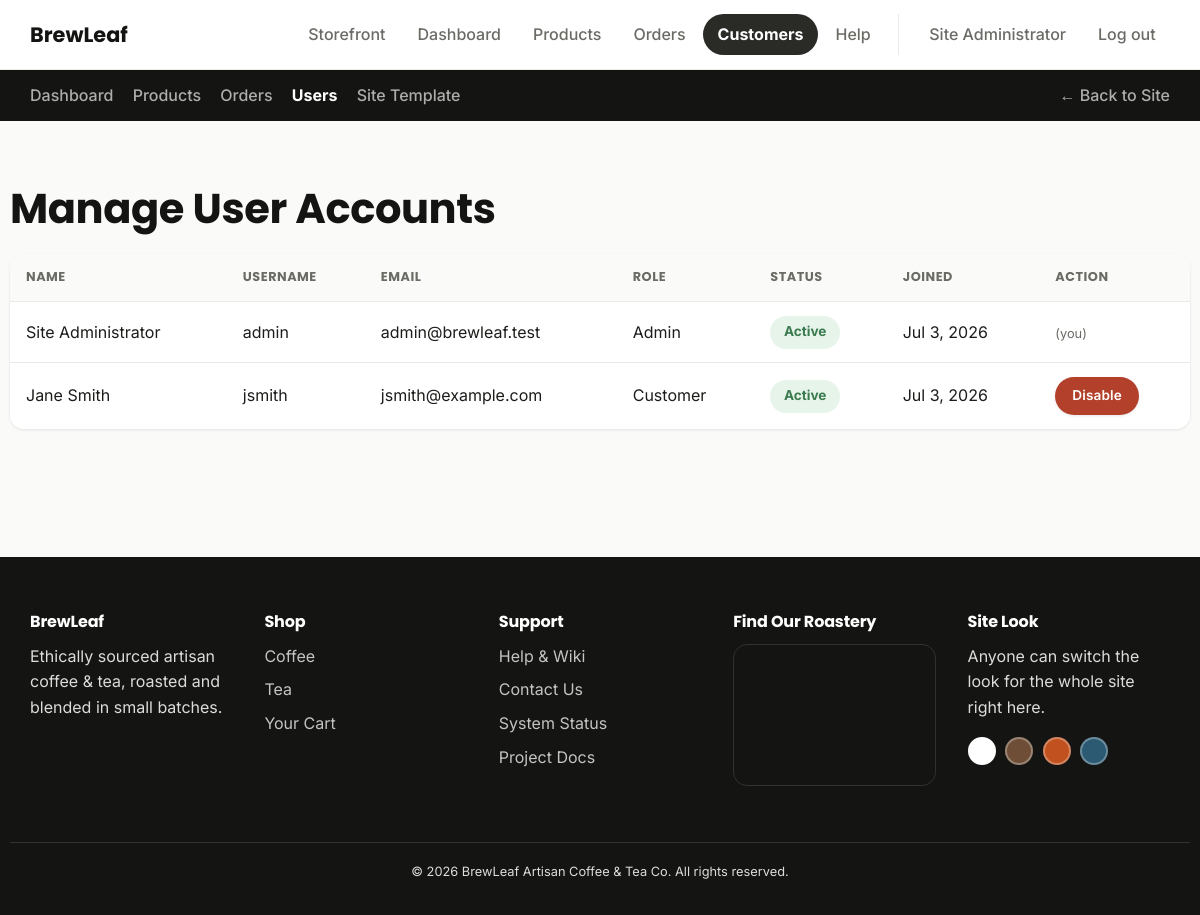
Before: /admin/users.php (signed in) with the older database file.
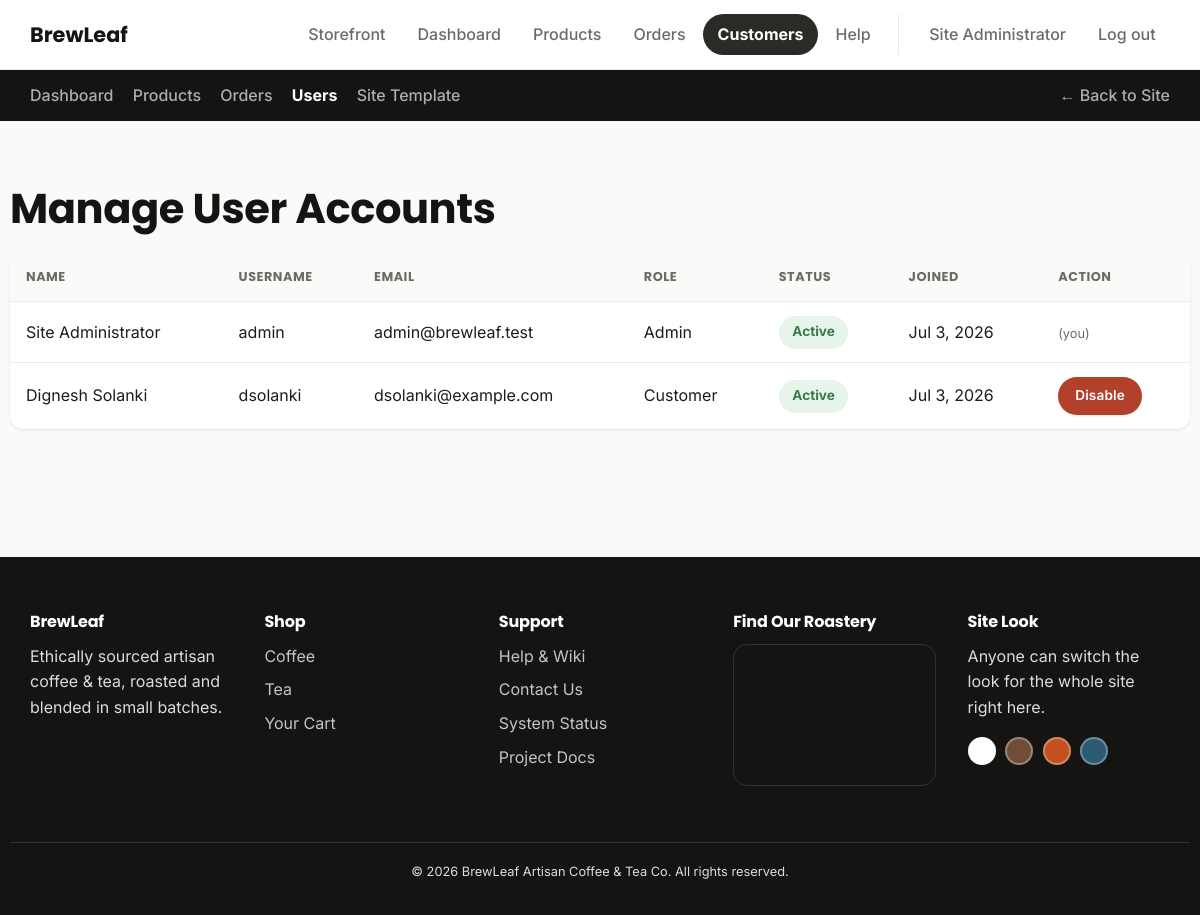
After: the same page with the newer database file.
### tables this page shows
CREATE TABLE users (
    id              INT UNSIGNED AUTO_INCREMENT PRIMARY KEY,
    username        VARCHAR(50)  NOT NULL UNIQUE,
    email           VARCHAR(120) NOT NULL UNIQUE,
    password_hash   VARCHAR(255) NOT NULL,
    full_name       VARCHAR(120) NOT NULL,
    role            ENUM('customer','admin') NOT NULL DEFAULT 'customer',
    status          ENUM('active','disabled') NOT NULL DEFAULT 'active',
    created_at      TIMESTAMP NOT NULL DEFAULT CURRENT_TIMESTAMP
);

CREATE TABLE site_settings (
    setting_key     VARCHAR(60) PRIMARY KEY,
    setting_value   VARCHAR(255) NOT NULL
);

### includes/functions.php (called while the page is built, shortened)
<?php
function h(?string $value): string
{
    return htmlspecialchars($value ?? '', ENT_QUOTES, 'UTF-8');
}
function get_active_theme(mysqli $conn): string
{
    $result = $conn->query("SELECT setting_value FROM site_settings WHERE setting_key = 'active_theme' LIMIT 1");
    $row = $result ? $result->fetch_assoc() : null;
    $theme = $row['setting_value'] ?? 'white';
    return in_array($theme, ['regular', 'autumn', 'winter', 'white'], true) ? $theme : 'white';
}

### includes/auth.php (called while the page is built, shortened)
<?php
function is_logged_in(): bool
{
    return !empty($_SESSION['user_id']);
}
function is_admin(): bool
{
    return is_logged_in() && ($_SESSION['role'] ?? '') === 'admin';
}

### admin/users.php (the view, shortened to what this page needs)
<?php
require_once __DIR__ . '/../config/db.php';
require_once __DIR__ . '/../includes/auth.php';
require_once __DIR__ . '/../includes/functions.php';
$users = $conn->query('SELECT id, username, email, full_name, role, status, created_at FROM users ORDER BY created_at DESC');
require_once __DIR__ . '/../includes/header.php';
$adminActive = 'users';
require_once __DIR__ . '/../includes/admin-nav.php';
?>
<section class="section container">
  <h1>Manage User Accounts</h1>
  <div class="table-scroll">
    <table>
      <thead><tr><th>Name</th><th>Username</th><th>Email</th><th>Role</th><th>Status</th><th>Joined</th><th>Action</th></tr></thead>
      <tbody>
        <?php while ($u = $users->fetch_assoc()): ?>
          <tr>
            <td><?= h($u['full_name']) ?></td>
            <td><?= h($u['username']) ?></td>
            <td><?= h($u['email']) ?></td>
            <td><?= h(ucfirst($u['role'])) ?></td>
            <td><span class="status-pill status-<?= $u['status'] === 'active' ? 'online' : 'offline' ?>"><?= h(ucfirst($u['status'])) ?></span></td>
            <td><?= h(date('M j, Y', strtotime($u['created_at']))) ?></td>
            <td>
              <?php if ((int) $u['id'] !== (int) $_SESSION['user_id']): ?>
                <form method="post" action="users.php">
                  <button type="submit" class="btn btn-sm <?= $u['status'] === 'active' ? 'btn-danger' : '' ?>">
                    <?= $u['status'] === 'active' ? 'Disable' : 'Enable' ?>
                  </button>
                </form>
              <?php else: ?>
                <span class="form-hint">(you)</span>
              <?php endif; ?>
            </td>
          </tr>
        <?php endwhile; ?>
      </tbody>
    </table>
  </div>
</section>
<?php require_once __DIR__ . '/../includes/footer.php'; ?>

### includes/header.php (shortened to what this page needs)
<?php
$activeTheme     = get_active_theme($conn);
$navScript   = basename($_SERVER['SCRIPT_NAME']);
$helpArticle = 'index.html';
if (str_contains($_SERVER['SCRIPT_NAME'], '/admin/')) {
    $helpArticle = 'admin-guide.php';
} elseif (in_array($navScript, ['cart.php', 'checkout.php'], true)) {
    $helpArticle = 'ordering-and-checkout.html';
} elseif ($navScript === 'profile.php') {
    $helpArticle = 'managing-account.html';
} elseif (in_array($navScript, ['login.php', 'register.php', 'products.php', 'product.php'], true)) {
    $helpArticle = 'getting-started.html';
}
$contextHelpUrl = SITE_BASE_URL . '/help/' . $helpArticle;
?>
<!DOCTYPE html>
<html lang="en">
<head>
<link rel="stylesheet" href="<?= h(SITE_BASE_URL) ?>/assets/css/variables.css">
<link rel="stylesheet" href="<?= h(SITE_BASE_URL) ?>/assets/css/theme-<?= h($activeTheme) ?>.css">
<link rel="stylesheet" href="<?= h(SITE_BASE_URL) ?>/assets/css/base.css">
<link rel="stylesheet" href="<?= h(SITE_BASE_URL) ?>/assets/css/buttons.css">
<link rel="stylesheet" href="<?= h(SITE_BASE_URL) ?>/assets/css/forms.css">
<link rel="stylesheet" href="<?= h(SITE_BASE_URL) ?>/assets/css/header.css">
<link rel="stylesheet" href="<?= h(SITE_BASE_URL) ?>/assets/css/footer.css">
<link rel="stylesheet" href="<?= h(SITE_BASE_URL) ?>/assets/css/hero.css">
<link rel="stylesheet" href="<?= h(SITE_BASE_URL) ?>/assets/css/sections.css">
<link rel="stylesheet" href="<?= h(SITE_BASE_URL) ?>/assets/css/product-card.css">
<link rel="stylesheet" href="<?= h(SITE_BASE_URL) ?>/assets/css/tabs.css">
<link rel="stylesheet" href="<?= h(SITE_BASE_URL) ?>/assets/css/tables.css">
<link rel="stylesheet" href="<?= h(SITE_BASE_URL) ?>/assets/css/dashboard.css">
<link rel="stylesheet" href="<?= h(SITE_BASE_URL) ?>/assets/css/admin.css">
<link rel="stylesheet" href="<?= h(SITE_BASE_URL) ?>/assets/css/utilities.css">
</head>
<body class="theme-<?= h($activeTheme) ?>">
<header class="site-header">
  <div class="container header-inner">
    <a class="logo" href="<?= h(SITE_BASE_URL) ?>/index.php">BrewLeaf</a>
    <?php if (is_admin()): ?>
      <nav class="primary-nav" id="primaryNav" aria-label="Primary">
        <ul>
          <li><a href="<?= h(SITE_BASE_URL) ?>/index.php" class="<?= $navScript === 'index.php' ? 'active' : '' ?>">Storefront</a></li>
          <li><a href="<?= h(SITE_BASE_URL) ?>/admin/dashboard.php" class="<?= $navScript === 'dashboard.php' ? 'active' : '' ?>">Dashboard</a></li>
          <li><a href="<?= h(SITE_BASE_URL) ?>/admin/products.php" class="<?= $navScript === 'products.php' && str_contains($_SERVER['SCRIPT_NAME'], '/admin/') ? 'active' : '' ?>">Products</a></li>
          <li><a href="<?= h(SITE_BASE_URL) ?>/admin/orders.php" class="<?= $navScript === 'orders.php' ? 'active' : '' ?>">Orders</a></li>
          <li><a href="<?= h(SITE_BASE_URL) ?>/admin/users.php" class="<?= $navScript === 'users.php' ? 'active' : '' ?>">Customers</a></li>
          <li><a href="<?= h($contextHelpUrl) ?>">Help</a></li>
        </ul>
        <ul class="nav-utility">
          <li><a href="<?= h(SITE_BASE_URL) ?>/profile.php"><?= h($_SESSION['full_name']) ?></a></li>
          <li><a href="<?= h(SITE_BASE_URL) ?>/logout.php">Log out</a></li>
        </ul>
      </nav>
    <?php endif; ?>
  </div>
</header>
<main id="main-content">

### includes/admin-nav.php
<?php
$adminActive = $adminActive ?? '';
$adminLinks = [
    'dashboard' => ['label' => 'Dashboard',     'url' => SITE_BASE_URL . '/admin/dashboard.php'],
    'products'  => ['label' => 'Products',      'url' => SITE_BASE_URL . '/admin/products.php'],
    'orders'    => ['label' => 'Orders',        'url' => SITE_BASE_URL . '/admin/orders.php'],
    'users'     => ['label' => 'Users',         'url' => SITE_BASE_URL . '/admin/users.php'],
    'theme'     => ['label' => 'Site Template', 'url' => SITE_BASE_URL . '/admin/theme.php'],
];
?>
<div class="admin-bar">
  <nav class="container" aria-label="Admin section">
    <ul>
      <?php foreach ($adminLinks as $key => $link): ?>
        <li>
          <a href="<?= h($link['url']) ?>" class="<?= $adminActive === $key ? 'active' : '' ?>">
            <?= h($link['label']) ?>
          </a>
        </li>
      <?php endforeach; ?>
      <li class="admin-bar-back"><a href="<?= h(SITE_BASE_URL) ?>/index.php">&larr; Back to Site</a></li>
    </ul>
  </nav>
</div>

### includes/footer.php (shortened to what this page needs)
</main>
<footer class="site-footer">
  <div class="container footer-inner">
    <div class="footer-col">
      <h3>BrewLeaf</h3>
      <p>Ethically sourced artisan coffee &amp; tea, roasted and blended in small batches.</p>
    </div>
    <div class="footer-col">
      <h3>Shop</h3>
      <ul>
        <li><a href="<?= h(SITE_BASE_URL) ?>/products.php?category=coffee">Coffee</a></li>
        <li><a href="<?= h(SITE_BASE_URL) ?>/products.php?category=tea">Tea</a></li>
        <li><a href="<?= h(SITE_BASE_URL) ?>/cart.php">Your Cart</a></li>
      </ul>
    </div>
    <div class="footer-col">
      <h3>Support</h3>
      <ul>
        <li><a href="<?= h(SITE_BASE_URL) ?>/help/index.html">Help &amp; Wiki</a></li>
        <li><a href="<?= h(SITE_BASE_URL) ?>/contact.php">Contact Us</a></li>
        <li><a href="<?= h(SITE_BASE_URL) ?>/monitor.php">System Status</a></li>
        <li><a href="<?= h(SITE_BASE_URL) ?>/project-docs.html">Project Docs</a></li>
      </ul>
    </div>
    <div class="footer-col">
      <h3>Find Our Roastery</h3>
      <div class="footer-map">
        <iframe
          src="https://www.google.com/maps?q=<?= urlencode(BUSINESS_ADDRESS_LINE1 . ', ' . BUSINESS_ADDRESS_LINE2) ?>&output=embed"
          loading="lazy"
          title="Map showing the BrewLeaf roastery at <?= h(BUSINESS_ADDRESS_LINE1) ?>, <?= h(BUSINESS_ADDRESS_LINE2) ?>"
        ></iframe>
      </div>
    </div>
    <div class="footer-col">
      <h3>Site Look</h3>
      <p>Anyone can switch the look for the whole site right here.</p>
      <?php
      $themeDots = [
          'white'   => ['label' => 'Clean White',      'color' => '#ffffff'],
          'regular' => ['label' => 'Regular Roastery',  'color' => '#6f4e37'],
          'autumn'  => ['label' => 'Harvest (Autumn)',  'color' => '#c1521f'],
          'winter'  => ['label' => 'Frost (Winter)',    'color' => '#2b5a72'],
      ];
      ?>
      <form method="post" action="<?= h(SITE_BASE_URL) ?>/set-theme.php" class="theme-switcher">
        <?php foreach ($themeDots as $key => $dot): ?>
          <button
            type="submit"
            name="theme"
            value="<?= $key ?>"
            class="theme-dot <?= $activeTheme === $key ? 'active' : '' ?>"
            style="background:<?= $dot['color'] ?>;"
            title="<?= h($dot['label']) ?>"
            aria-label="Switch site to the <?= h($dot['label']) ?> theme"
          ></button>
        <?php endforeach; ?>
      </form>
    </div>
  </div>
  <div class="container footer-bottom">
    <p>&copy; <?= date('Y') ?> BrewLeaf Artisan Coffee &amp; Tea Co. All rights reserved.</p>
  </div>
</footer>
</body>
</html>

### assets/css/variables.css (style rules this page uses)
:root { --color-bg: #faf7f2; --color-surface: #ffffff; --color-text: #2b2320; --color-text-muted: #6b5f57; --color-primary: #6f4e37; --color-primary-dark: #4a3225; --color-accent: #c98a3b; --color-accent-dark: #966732; --color-border: #e7ddd2; --color-success: #3a7a4e; --color-success-bg: #e6f4ea; --color-success-border: #bfe3c9; --color-danger: #b3402a; --color-danger-bg: #fbe9e5; --color-danger-border: #f0c3b8; --font-heading: 'Poppins', 'Segoe UI', sans-serif; --font-body: 'Inter', 'Segoe UI', sans-serif; --radius-sm: 8px; --radius: 14px; --radius-lg: 22px; --shadow-sm: 0 1px 3px rgba(0, 0, 0, .1); --shadow-md: 0 10px 28px -8px rgba(0, 0, 0, .22); --shadow-lg: 0 24px 48px -12px rgba(0, 0, 0, .28); --transition: 180ms ease; --transition-slow: 320ms ease-out; }

### assets/css/theme-white.css (style rules this page uses)
:root { --color-bg: #fafaf8; --color-surface: #ffffff; --color-text: #1c1c1a; --color-text-muted: #6b6b66; --color-primary: #2a2a27; --color-primary-dark: #141412; --color-accent: #ffffff; --color-accent-dark: #6d4f2c; --color-border: #eaeae6; }

### assets/css/base.css (style rules this page uses)
*, *::before, *::after { box-sizing: border-box; }
html { scroll-behavior: smooth; }
html, body { margin: 0; padding: 0; }
a { color: inherit; text-decoration: none; }
ul { list-style: none; margin: 0; padding: 0; }
button { font: inherit; cursor: pointer; }
body { background: var(--color-bg); color: var(--color-text); font-family: var(--font-body); line-height: 1.6; -webkit-font-smoothing: antialiased; }
h1, h2, h3, h4 { font-family: var(--font-heading); color: var(--color-primary-dark); line-height: 1.15; letter-spacing: -.01em; margin: 0 0 .5em; }
h1 { font-size: 2.6rem; }
h3 { font-size: 1.2rem; }
p { margin: 0 0 1em; }
.container { width: 100%; max-width: 1180px; margin: 0 auto; padding: 0 1.25rem; }

### assets/css/buttons.css (style rules this page uses)
.btn { display: inline-flex; align-items: center; gap: .5rem; padding: .8rem 1.6rem; border-radius: 999px; border: 1px solid transparent; background: var(--color-primary-dark); color: #fff; font-weight: 600; letter-spacing: .01em; box-shadow: var(--shadow-sm); transition: transform var(--transition-slow), box-shadow var(--transition-slow), background var(--transition); }
.btn-danger { background: var(--color-danger); }
.btn-sm { padding: .45rem 1rem; font-size: .85rem; }

### assets/css/forms.css (style rules this page uses)
.form-hint { font-size: .8rem; color: var(--color-text-muted); margin-top: .25rem; }

### assets/css/header.css (style rules this page uses)
.site-header { background: var(--color-surface); border-bottom: 1px solid var(--color-border); box-shadow: var(--shadow-sm); position: sticky; top: 0; z-index: 100; }
.header-inner { display: flex; align-items: center; justify-content: space-between; padding: .85rem 1.25rem; gap: 1rem; }
.logo { font-family: var(--font-heading); font-weight: 700; font-size: 1.3rem; color: var(--color-primary-dark); }
.primary-nav { display: flex; align-items: center; gap: .3rem; flex-wrap: wrap; }
.primary-nav ul { display: flex; gap: .2rem; align-items: center; flex-wrap: wrap; }
.primary-nav a { display: inline-block; padding: .5rem .9rem; border-radius: 999px; font-weight: 500; color: var(--color-text-muted); transition: background var(--transition), color var(--transition); }
.primary-nav a.active { background: var(--color-primary); color: #fff; font-weight: 700; }
.nav-utility { border-left: 1px solid var(--color-border); padding-left: 1rem; margin-left: .5rem; }

### assets/css/footer.css (style rules this page uses)
.site-footer { background: var(--color-primary-dark); color: rgba(255, 255, 255, .85); margin-top: 4rem; }
.footer-inner { display: grid; grid-template-columns: repeat(5, 1fr); gap: 2rem; padding: 3.5rem 1.25rem; }
.footer-col h3 { color: #fff; font-size: 1rem; margin-bottom: .8rem; }
.footer-col a { color: rgba(255, 255, 255, .75); transition: color var(--transition); }
.footer-col ul li { margin-bottom: .5rem; }
.footer-map { margin-top: .7rem; border-radius: var(--radius); border: 1px solid rgba(255, 255, 255, .12); overflow: hidden; }
.footer-map iframe { display: block; width: 100%; height: 140px; border: 0; }
.footer-bottom { text-align: center; padding: 1.2rem; font-size: .8rem; border-top: 1px solid rgba(255, 255, 255, .12); }
.theme-switcher { display: flex; gap: .6rem; }
.theme-dot { width: 28px; height: 28px; border-radius: 50%; border: 2px solid rgba(255, 255, 255, .3); padding: 0; transition: transform var(--transition), border-color var(--transition); }
.theme-dot.active { border-color: #fff; }

### assets/css/sections.css (style rules this page uses)
.section { padding: 4rem 0; }

Changed rows visible on the page:
changed users "Customer": full_name "Jane Smith" → "Dignesh Solanki"; username "jsmith" → "dsolanki"; email "jsmith@example.com" → "dsolanki@example.com"
